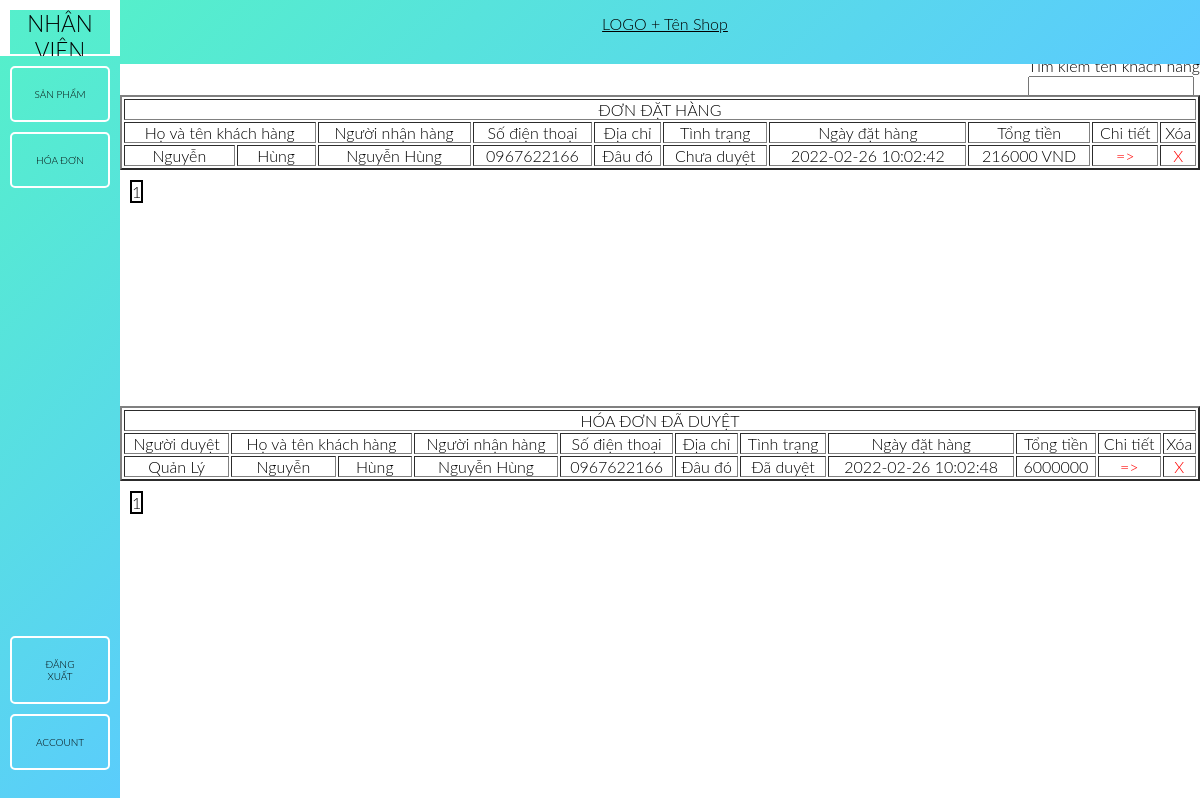
Screenshot of /admin/manage/bill/index.php (signed in) with the database file from the repository.
### tables this page shows
CREATE TABLE `order` (
  `id` int(11) NOT NULL,
  `id_serve` int(11) DEFAULT NULL,
  `id_customer` int(11) NOT NULL,
  `name_receiver` varchar(50) NOT NULL,
  `phone_receiver` char(20) NOT NULL,
  `address_receiver` text NOT NULL,
  `status` int(1) NOT NULL,
  `date_order` timestamp NOT NULL DEFAULT CURRENT_TIMESTAMP,
  `total_price` float NOT NULL
);

CREATE TABLE `customer` (
  `id` int(11) NOT NULL,
  `user_name` varchar(50) NOT NULL,
  `last_name` varchar(25) NOT NULL,
  `first_name` varchar(25) NOT NULL,
  `gender` enum('Nam','Nữ','Khác') NOT NULL,
  `birth` date NOT NULL,
  `phone` varchar(15) NOT NULL,
  `address` text NOT NULL,
  `email` varchar(255) NOT NULL,
  `password` varchar(255) NOT NULL,
  `token` varchar(50) DEFAULT NULL
);

CREATE TABLE `serve` (
  `id` int(11) NOT NULL,
  `name` varchar(50) NOT NULL,
  `gender` enum('Nam','Nữ','Khác') NOT NULL,
  `phone` varchar(50) NOT NULL,
  `identity` varchar(50) NOT NULL,
  `address` text NOT NULL,
  `level` int(2) NOT NULL,
  `wage` float NOT NULL,
  `account` varchar(255) DEFAULT NULL,
  `password` varchar(255) DEFAULT NULL,
  `token` varchar(50) DEFAULT NULL
);

### admin/manage/bill/page_and_search_order.php (called while the page is built, shortened)
<?php
$page=1;
$search='';
$query_quantity_value="
select count(*)
from `order`
join customer on customer.id = `order`.id_customer
where `order`.status = '0' and customer.first_name like '%$search%'";
$array_quantity_value = mysqli_query($connect,$query_quantity_value);
$resume_quantity_value=mysqli_fetch_array($array_quantity_value);
$quantity_value=$resume_quantity_value['count(*)'];
$quantity_value_one_page=5;
$quantity_page=ceil($quantity_value/$quantity_value_one_page);
$quantity_value_pass=$quantity_value_one_page*($page-1);
$query = "
select `order`.id,customer.first_name,customer.last_name,`order`.name_receiver,`order`.phone_receiver,`order`.address_receiver,
`order`.status,`order`.date_order,`order`.total_price
from `order`
join customer on customer.id = `order`.id_customer
where `order`.status = '0' and customer.first_name like '%$search%'
group by `order`.id,customer.first_name,customer.last_name,`order`.name_receiver,`order`.phone_receiver,`order`.address_receiver,
`order`.status,`order`.date_order,`order`.total_price
order by `order`.date_order desc
limit $quantity_value_one_page
offset $quantity_value_pass";
$resume=mysqli_query($connect,$query);

### admin/manage/bill/page_and_search_bill.php (called while the page is built, shortened)
<?php
$page=1;
$search='';
$query_quantity_value="
select count(*)
from `order`
join serve on `order`.id_serve = serve.id
join customer on `order`.id_customer = customer.id
where `order`.status >= '1' and customer.first_name like '%$search%'";
$array_quantity_value = mysqli_query($connect,$query_quantity_value);
$resume_quantity_value=mysqli_fetch_array($array_quantity_value);
$quantity_value=$resume_quantity_value['count(*)'];
$quantity_value_one_page=5;
$quantity_page=ceil($quantity_value/$quantity_value_one_page);
$quantity_value_pass=$quantity_value_one_page*($page-1);
$query = "
select  `order`.id,serve.name,customer.first_name,customer.last_name,`order`.name_receiver,`order`.phone_receiver,`order`.address_receiver, `order`.status,`order`.date_order,`order`.total_price
from `order`
join serve on `order`.id_serve = serve.id
join customer on `order`.id_customer = customer.id
where `order`.status >= '1' and customer.first_name like '%$search%'
group by `order`.id,customer.first_name,customer.last_name,`order`.name_receiver,`order`.phone_receiver,`order`.address_receiver, `order`.status,`order`.date_order,`order`.total_price
order by `order`.date_order desc
limit $quantity_value_one_page
offset $quantity_value_pass";
$resume=mysqli_query($connect,$query);

### admin/manage/bill/table_bill.php (the view)
<table width="100%" align="center" border="2px">
  <tr>
    <th colspan="11">HÓA ĐƠN ĐÃ DUYỆT</th>
  </tr>
  <tr>
    <th>Người duyệt</th>
    <th colspan="2">Họ và tên khách hàng</th>
    <th>Người nhận hàng</th>
    <th>Số điện thoại</th>
    <th>Địa chỉ</th>
    <th>Tình trạng</th>
    <th>Ngày đặt hàng</th>
    <th>Tổng tiền</th>
    <th>Chi tiết</th>
    <th>Xóa</th>
  </tr>
  <?php foreach ($resume as $get_bill){ ?>
    <tr>
      <td style="text-align:center"><?php echo $get_bill['name']; ?></td>
      <td style="text-align:center"><?php echo $get_bill['last_name']; ?></td>
      <td style="text-align:center"><?php echo $get_bill['first_name']; ?></td>
      <td style="text-align:center"><?php echo $get_bill['name_receiver']; ?></td>
      <td style="text-align:center"><?php echo $get_bill['phone_receiver']; ?></td>
      <td style="text-align:center"><?php echo $get_bill['address_receiver']; ?></td>
      <td style="text-align:center">
        <?php
        $status = $get_bill['status'];
        if ($status == 1) {
          echo 'Đã duyệt';
        }
        ?>
      </td>
      <td style="text-align:center"><?php echo $get_bill['date_order']; ?></td>
      <td style="text-align:center"><?php echo $get_bill['total_price']; ?></td>
      <td style="text-align:center">
        <a href="../detail_order?id=<?php echo $get_bill['id']; ?>&type=bill" style="color: red; text-decoration: none;">=></a>
      </td>
      <td style="text-align:center">
        <a href="delete_bill.php?id=<?php echo $get_bill['id']; ?>&type=bill" style="color: red; text-decoration: none;">X</a>
      </td>
    </tr>
  <?php } ?>
</table>
<?php for ($i=1; $i <=$quantity_page ; $i++) { ?>
  <a  href="?page=<?php echo $i ?>&search=<?php echo $search ?>">
    <span style="margin: 10px 10px; float: left; border: 2px solid black;"><?php echo $i ?> </span>
  </a>
  <?php } ?>

### admin/manage/bill/table_order.php
<table width="100%" align="center" border="2px">
  <tr>
    <th colspan="10">ĐƠN ĐẶT HÀNG</th>
  </tr>
  <tr>
    <th colspan="2">Họ và tên khách hàng</th>
    <th>Người nhận hàng</th>
    <th>Số điện thoại</th>
    <th>Địa chỉ</th>
    <th>Tình trạng</th>
    <th>Ngày đặt hàng</th>
    <th>Tổng tiền</th>
    <th>Chi tiết</th>
    <th>Xóa</th>
  </tr>
  <?php foreach ($resume as $get_order){ ?>
    <tr>
      <td style="text-align:center"><?php echo $get_order['last_name']; ?></td>
      <td style="text-align:center"><?php echo $get_order['first_name']; ?></td>
      <td style="text-align:center"><?php echo $get_order['name_receiver']; ?></td>
      <td style="text-align:center"><?php echo $get_order['phone_receiver']; ?></td>
      <td style="text-align:center"><?php echo $get_order['address_receiver']; ?></td>
      <td style="text-align:center">
        <?php
        $status = $get_order['status'];
        if ($status == 0) {
          echo 'Chưa duyệt';
        }elseif ($status == 1) {
          echo 'Đã duyệt';
        }
        ?>
      </td>
      <td style="text-align:center"><?php echo $get_order['date_order']; ?></td>
      <td style="text-align:center"><?php echo $get_order['total_price']; ?> VND</td>
      <td style="text-align:center">
        <a href="../detail_order?id=<?php echo $get_order['id']; ?>&type=order" style="color: red; text-decoration: none;">=></a>
      </td>
      <td style="text-align:center">
        <a href="delete_bill.php?id=<?php echo $get_order['id']; ?>&type=order" style="color: red; text-decoration: none;">X</a>
      </td>
    </tr>
  <?php } ?>
</table>
<?php for ($i=1; $i <=$quantity_page ; $i++) { ?>
  <a  href="?page=<?php echo $i ?>&search=<?php echo $search ?>">
    <span style="margin: 10px 10px; float: left; border: 2px solid black;"><?php echo $i ?> </span>
  </a>
  <?php } ?>

### admin/manage/assets/css/style.css (style rules this page uses)
* { padding: 0; margin: 0; box-sizing: border-box; font-family: "Lato", sans-serif; font-weight: 300; color: black; }

### rows the page displays
order: id_customer.last_name "Nguyễn", id_customer.first_name "Hùng", name_receiver "Nguyễn Hùng", phone_receiver "0967622166", address_receiver "Đâu đó", status "Chưa duyệt", date_order "2022-02-26 10:02:42", total_price "216000"
order: id_serve.name "Quản Lý", id_customer.last_name "Nguyễn", id_customer.first_name "Hùng", name_receiver "Nguyễn Hùng", phone_receiver "0967622166", address_receiver "Đâu đó", status "Đã duyệt", date_order "2022-02-26 10:02:48", total_price "6000000"
